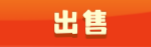
#> input picture photos/finish_get_fish.png, 151 x 47 px, found by its file name
$ python main.py
#> lines starting #> are read from the running program, lines starting #| are printed output that depends on the picture
import pyautogui
import time
import PIL
from PIL import Image

flag = 0
def get_food():
    # 截图获取食物数量 980 210 1120 250 左上角和右下角坐标为
    image = pyautogui.screenshot(region=(980,210,140,40))
    return find_core(image)
    # image.save("D:\Py_Program\knight\photos\\food.png")

#传入图片检测窗口是否在屏幕上 用食物数量作为检测标志
def find_core(image):
    if pyautogui.locateOnScreen(image):
        return 1;
    else:
        return 0;

#判断是否钓上鱼的函数(钓上杂物按钮在中间无法识别到还需采集样本)
def get_fish():
    global flag
    image_get_fish = Image.open("D:\Py_Program\knight\photos\\finish_get_fish.png")
#> image_get_fish is the input picture: PIL image 151x47 RGB; mean R, G, B 236.7, 94.6, 44.4
    image_get_trash = Image.open("D:\Py_Program\knight\photos\\finish_get_trash.png")
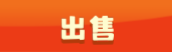
#> input picture photos/finish_get_trash.png, 172 x 52 px, found by its file name
#> image_get_trash is the input picture: PIL image 172x52 RGB; mean R, G, B 237.2, 94.3, 40.5
    image_get_submit = Image.open("D:\Py_Program\knight\photos\\finish_get_submit.png")
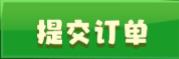
#> input picture photos/finish_get_submit.png, 179 x 59 px, found by its file name
#> image_get_submit is the input picture: PIL image 179x59 RGBA; mean R, G, B, A 84.6, 177.6, 71.9, 255
    if pyautogui.locateOnScreen(image_get_fish):
        flag = 1
        return 1
    elif pyautogui.locateOnScreen(image_get_trash):
        flag = 2
        return 1
    elif pyautogui.locateOnScreen(image_get_submit):
        flag = 3
        return 1
    else:
        return 0

def click_true():
    image = Image.open("D:\Py_Program\knight\photos\\true.png")
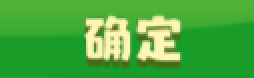
#> input picture photos/true.png, 127 x 39 px, found by its file name (shown 2 times larger)
#> image is the input picture: PIL image 127x39 RGB; mean R, G, B 76.3, 172.4, 63.5
    pos = pyautogui.center(pyautogui.locateOnScreen(image))
    pyautogui.click(pos)

if __name__ == '__main__':
    time.sleep(2)

    #钓鱼程序的主循环
    while get_food(): #1280 1025
        pyautogui.click(1280,1025)
        #等待钓鱼结果的循环
        while True:
            # image_get = pyautogui.screenshot(1073,1077,184,70)
            if get_fish():
                if flag == 1:
                    pos_fish = pyautogui.center(pyautogui.locateOnScreen("D:\Py_Program\knight\photos\\finish_get_fish.png"))
                    pyautogui.click(pos_fish)
                elif flag == 2:
                    pos_trash = pyautogui.center(pyautogui.locateOnScreen("D:\Py_Program\knight\photos\\finish_get_trash.png"))
                    pyautogui.click(pos_trash)
                elif flag == 3:
                    pos_submmit = pyautogui.center(pyautogui.locateOnScreen("D:\Py_Program\knight\photos\\finish_get_submit.png"))
                    pyautogui.click(pos_submmit)
                time.sleep(0.5)
                if pyautogui.locateOnScreen("D:\Py_Program\knight\photos\\true.png"):
                    click_true()
                break

    # [10 lines of commented-out code are left out]
